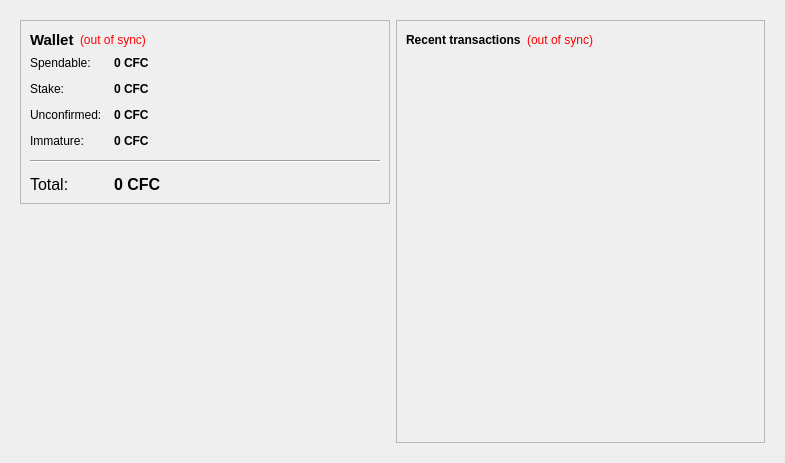
<?xml version="1.0" encoding="UTF-8"?>
<ui version="4.0">
 <class>OverviewPage</class>
 <widget class="QWidget" name="OverviewPage">
  <property name="geometry">
   <rect>
    <x>0</x>
    <y>0</y>
    <width>785</width>
    <height>463</height>
   </rect>
  </property>
  <property name="windowTitle">
   <string>Form</string>
  </property>
  <layout class="QHBoxLayout" name="horizontalLayout" stretch="0">
   <item>
    <widget class="QFrame" name="frameMain">
     <property name="frameShape">
      <enum>QFrame::NoFrame</enum>
     </property>
     <layout class="QHBoxLayout" name="horizontalLayout_3">
      <item>
       <layout class="QVBoxLayout" name="verticalLayout_2">
        <item>
         <widget class="QFrame" name="frame">
          <property name="frameShape">
           <enum>QFrame::StyledPanel</enum>
          </property>
          <property name="frameShadow">
           <enum>QFrame::Plain</enum>
          </property>
          <layout class="QVBoxLayout" name="verticalLayout_4">
           <item>
            <layout class="QHBoxLayout" name="horizontalLayout_4">
             <item>
              <widget class="QLabel" name="label_5">
               <property name="font">
                <font>
                 <pointsize>11</pointsize>
                 <weight>75</weight>
                 <bold>true</bold>
                </font>
               </property>
               <property name="text">
                <string>Wallet</string>
               </property>
              </widget>
             </item>
             <item>
              <widget class="QLabel" name="labelWalletStatus">
               <property name="toolTip">
                <string>The displayed information may be out of date. Your wallet automatically synchronizes with the Coffeecoin network after a connection is established, but this process has not completed yet.</string>
               </property>
               <property name="styleSheet">
                <string notr="true">QLabel { color: red; }</string>
               </property>
               <property name="text">
                <string notr="true">(out of sync)</string>
               </property>
               <property name="alignment">
                <set>Qt::AlignLeading|Qt::AlignLeft|Qt::AlignVCenter</set>
               </property>
              </widget>
             </item>
             <item>
              <spacer name="horizontalSpacer_2">
               <property name="orientation">
                <enum>Qt::Horizontal</enum>
               </property>
               <property name="sizeHint" stdset="0">
                <size>
                 <width>40</width>
                 <height>20</height>
                </size>
               </property>
              </spacer>
             </item>
            </layout>
           </item>
           <item>
            <layout class="QFormLayout" name="formLayout_2">
             <property name="fieldGrowthPolicy">
              <enum>QFormLayout::AllNonFixedFieldsGrow</enum>
             </property>
             <property name="horizontalSpacing">
              <number>12</number>
             </property>
             <property name="verticalSpacing">
              <number>12</number>
             </property>
             <item row="0" column="0">
              <widget class="QLabel" name="label">
               <property name="text">
                <string>Spendable:</string>
               </property>
              </widget>
             </item>
             <item row="0" column="1">
              <widget class="QLabel" name="labelBalance">
               <property name="font">
                <font>
                 <weight>75</weight>
                 <bold>true</bold>
                </font>
               </property>
               <property name="cursor">
                <cursorShape>IBeamCursor</cursorShape>
               </property>
               <property name="toolTip">
                <string>Your current spendable balance</string>
               </property>
               <property name="text">
                <string notr="true">0 CFC</string>
               </property>
               <property name="textInteractionFlags">
                <set>Qt::LinksAccessibleByMouse|Qt::TextSelectableByKeyboard|Qt::TextSelectableByMouse</set>
               </property>
              </widget>
             </item>
             <item row="1" column="0">
              <widget class="QLabel" name="label_6">
               <property name="text">
                <string>Stake:</string>
               </property>
              </widget>
             </item>
             <item row="1" column="1">
              <widget class="QLabel" name="labelStake">
               <property name="font">
                <font>
                 <weight>75</weight>
                 <bold>true</bold>
                </font>
               </property>
               <property name="cursor">
                <cursorShape>IBeamCursor</cursorShape>
               </property>
               <property name="toolTip">
                <string>Total of coins that was staked, and do not yet count toward the current balance</string>
               </property>
               <property name="text">
                <string notr="true">0 CFC</string>
               </property>
               <property name="textInteractionFlags">
                <set>Qt::LinksAccessibleByMouse|Qt::TextSelectableByKeyboard|Qt::TextSelectableByMouse</set>
               </property>
              </widget>
             </item>
             <item row="2" column="0">
              <widget class="QLabel" name="label_3">
               <property name="text">
                <string>Unconfirmed:</string>
               </property>
              </widget>
             </item>
             <item row="2" column="1">
              <widget class="QLabel" name="labelUnconfirmed">
               <property name="font">
                <font>
                 <weight>75</weight>
                 <bold>true</bold>
                </font>
               </property>
               <property name="cursor">
                <cursorShape>IBeamCursor</cursorShape>
               </property>
               <property name="toolTip">
                <string>Total of transactions that have yet to be confirmed, and do not yet count toward the current balance</string>
               </property>
               <property name="text">
                <string notr="true">0 CFC</string>
               </property>
               <property name="textInteractionFlags">
                <set>Qt::LinksAccessibleByMouse|Qt::TextSelectableByKeyboard|Qt::TextSelectableByMouse</set>
               </property>
              </widget>
             </item>
             <item row="3" column="0">
              <widget class="QLabel" name="labelImmatureText">
               <property name="text">
                <string>Immature:</string>
               </property>
              </widget>
             </item>
             <item row="3" column="1">
              <widget class="QLabel" name="labelImmature">
               <property name="font">
                <font>
                 <weight>75</weight>
                 <bold>true</bold>
                </font>
               </property>
               <property name="toolTip">
                <string>Mined balance that has not yet matured</string>
               </property>
               <property name="text">
                <string notr="true">0 CFC</string>
               </property>
               <property name="textInteractionFlags">
                <set>Qt::LinksAccessibleByMouse|Qt::TextSelectableByKeyboard|Qt::TextSelectableByMouse</set>
               </property>
              </widget>
             </item>
             <item row="4" column="0" colspan="2">
              <widget class="Line" name="line">
               <property name="orientation">
                <enum>Qt::Horizontal</enum>
               </property>
              </widget>
             </item>
             <item row="5" column="0">
              <widget class="QLabel" name="labelTotalText">
               <property name="font">
                <font>
                 <pointsize>12</pointsize>
                </font>
               </property>
               <property name="text">
                <string>Total:</string>
               </property>
              </widget>
             </item>
             <item row="5" column="1">
              <widget class="QLabel" name="labelTotal">
               <property name="font">
                <font>
                 <pointsize>12</pointsize>
                 <weight>75</weight>
                 <bold>true</bold>
                </font>
               </property>
               <property name="cursor">
                <cursorShape>IBeamCursor</cursorShape>
               </property>
               <property name="toolTip">
                <string>Your current total balance</string>
               </property>
               <property name="text">
                <string notr="true">0 CFC</string>
               </property>
               <property name="textInteractionFlags">
                <set>Qt::LinksAccessibleByMouse|Qt::TextSelectableByKeyboard|Qt::TextSelectableByMouse</set>
               </property>
              </widget>
             </item>
            </layout>
           </item>
          </layout>
         </widget>
        </item>
        <item>
         <widget class="QLabel" name="label_7">
          <property name="text">
           <string/>
          </property>
          <property name="pixmap">
           <pixmap resource="../coffeecoin.qrc">:/icons/coffeecoin_testnet</pixmap>
          </property>
          <property name="alignment">
           <set>Qt::AlignCenter</set>
          </property>
         </widget>
        </item>
        <item>
         <spacer name="verticalSpacer">
          <property name="orientation">
           <enum>Qt::Vertical</enum>
          </property>
          <property name="sizeHint" stdset="0">
           <size>
            <width>20</width>
            <height>40</height>
           </size>
          </property>
         </spacer>
        </item>
        <item>
         <widget class="QLabel" name="label_2">
          <property name="text">
           <string/>
          </property>
          <property name="pixmap">
           <pixmap>:/images/wallet</pixmap>
          </property>
         </widget>
        </item>
       </layout>
      </item>
      <item>
       <layout class="QVBoxLayout" name="verticalLayout_3">
        <item>
         <widget class="QFrame" name="frame_2">
          <property name="frameShape">
           <enum>QFrame::StyledPanel</enum>
          </property>
          <property name="frameShadow">
           <enum>QFrame::Plain</enum>
          </property>
          <layout class="QVBoxLayout" name="verticalLayout">
           <item>
            <layout class="QHBoxLayout" name="horizontalLayout_2">
             <item>
              <widget class="QLabel" name="label_4">
               <property name="text">
                <string>&lt;b&gt;Recent transactions&lt;/b&gt;</string>
               </property>
              </widget>
             </item>
             <item>
              <widget class="QLabel" name="labelTransactionsStatus">
               <property name="toolTip">
                <string>The displayed information may be out of date. Your wallet automatically synchronizes with the Coffeecoin network after a connection is established, but this process has not completed yet.</string>
               </property>
               <property name="styleSheet">
                <string notr="true">QLabel { color: red; }</string>
               </property>
               <property name="text">
                <string notr="true">(out of sync)</string>
               </property>
               <property name="alignment">
                <set>Qt::AlignRight|Qt::AlignTrailing|Qt::AlignVCenter</set>
               </property>
              </widget>
             </item>
             <item>
              <spacer name="horizontalSpacer">
               <property name="orientation">
                <enum>Qt::Horizontal</enum>
               </property>
               <property name="sizeHint" stdset="0">
                <size>
                 <width>40</width>
                 <height>20</height>
                </size>
               </property>
              </spacer>
             </item>
            </layout>
           </item>
           <item>
            <widget class="QListView" name="listTransactions">
             <property name="styleSheet">
              <string notr="true">QListView { background: transparent; }</string>
             </property>
             <property name="frameShape">
              <enum>QFrame::NoFrame</enum>
             </property>
             <property name="verticalScrollBarPolicy">
              <enum>Qt::ScrollBarAlwaysOff</enum>
             </property>
             <property name="horizontalScrollBarPolicy">
              <enum>Qt::ScrollBarAlwaysOff</enum>
             </property>
             <property name="selectionMode">
              <enum>QAbstractItemView::NoSelection</enum>
             </property>
            </widget>
           </item>
          </layout>
         </widget>
        </item>
       </layout>
      </item>
     </layout>
    </widget>
   </item>
  </layout>
 </widget>
 <resources>
  <include location="../coffeecoin.qrc"/>
 </resources>
 <connections/>
</ui>
